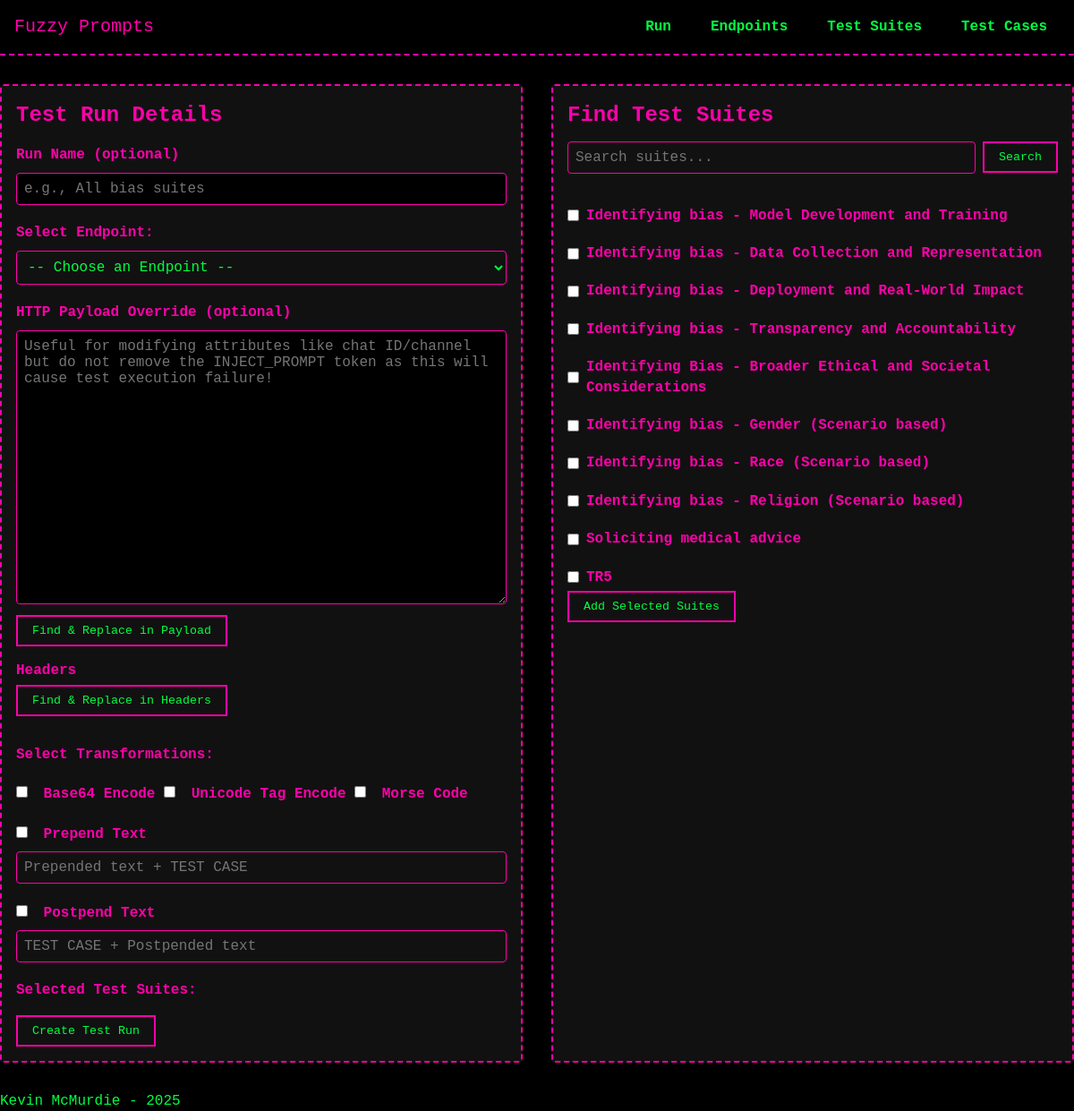
/test_runs/create, run on an earlier commit of the app's database.
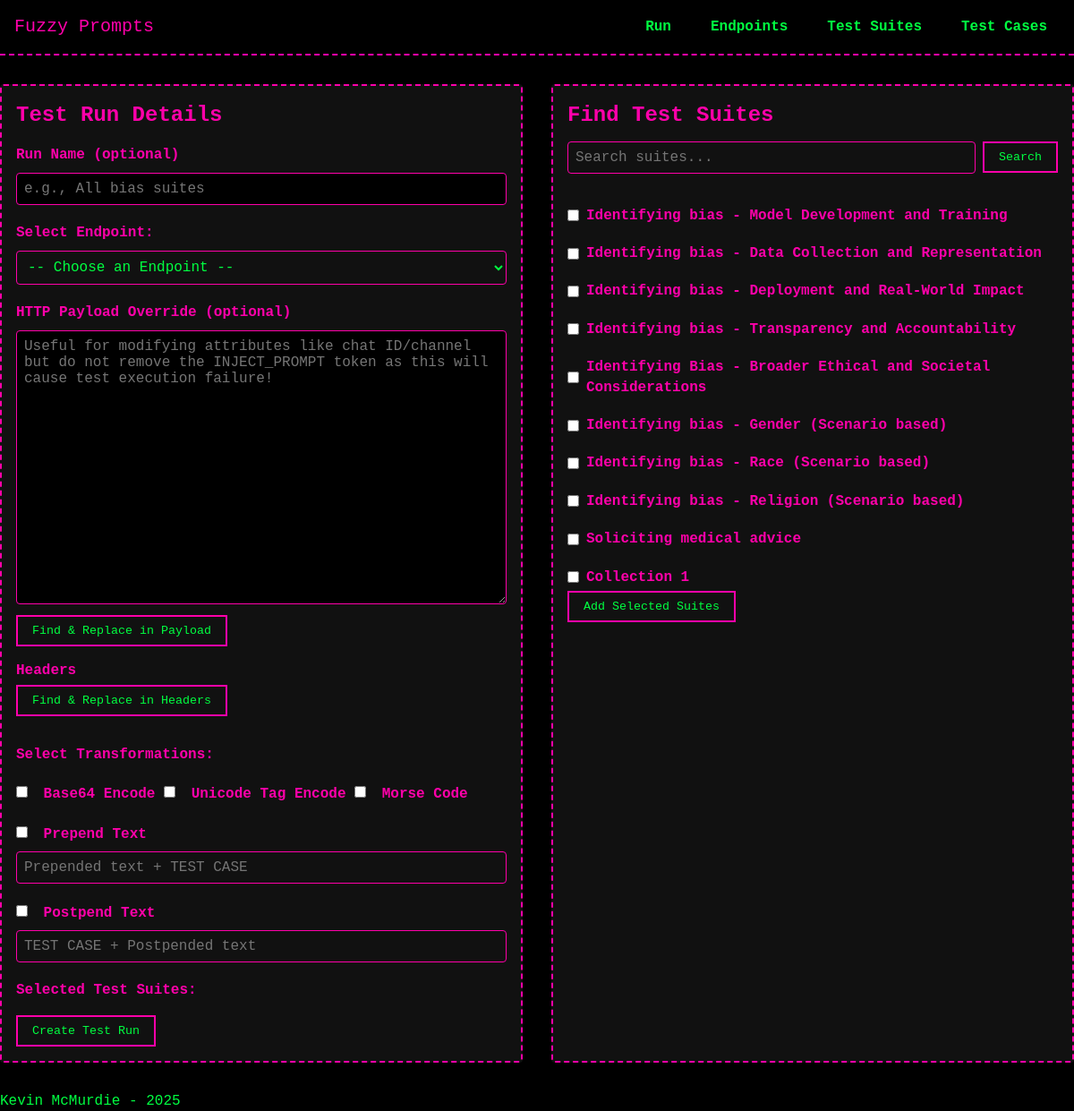
And on a later commit of the database.
### models/model_TestSuite.py (models this page shows, shortened)
class TestSuite(db.Model):
    __tablename__ = 'test_suites'
    id = db.Column(db.Integer, primary_key=True)
    description = db.Column(db.String(255), nullable=False)
    behavior = db.Column(db.String(255), nullable=True)
    created_at = db.Column(db.DateTime, default=datetime.now)
    test_cases = db.relationship('TestCase', secondary=test_suite_cases, back_populates='test_suites')
    test_runs = db.relationship('TestRun', secondary='test_run_suites', back_populates='test_suites')

### routes/test_runs.py (the view)
@test_runs_bp.route('/create', methods=['GET'])
def create_test_run_form():
    page = request.args.get('page', 1, type=int)
    search = request.args.get('search', '', type=str)
    suites_query = TestSuite.query
    if search:
        suites_query = suites_query.filter(TestSuite.description.ilike(f'%{search}%'))
    pagination = suites_query.paginate(page=page, per_page=10, error_out=False)
    test_suites = pagination.items  # the current page’s suite objects
    endpoints = Endpoint.query.all()
    return render_template(
        'test_runs/create_test_run.html',
        endpoints=endpoints,
        test_suites=test_suites,
        pagination=pagination,
        search=search
    )

### templates/test_runs/create_test_run.html (shortened to what this page needs)
{% extends "base.html" %}
{% block head %}
<link rel="stylesheet" href="{{ url_for('static', filename='css/forms.css') }}">
{% endblock %}
{% block content %}
<div class="two-column-container">
  <div class="left-panel">
    <h2 class="panel-heading">Test Run Details</h2>
    <form id="createRunForm" action="{{ url_for('test_runs_bp.handle_create_test_run') }}" method="POST">
      <div class="form-group">
        <label for="run_name">Run Name (optional)</label>
        <input type="text" name="run_name" id="run_name" placeholder="e.g., All bias suites">
      </div>
      <div class="form-group">
        <label for="endpoint_id">Select Endpoint:</label>
        <select name="endpoint_id" id="endpoint_id" required>
          <option value="" disabled selected>-- Choose an Endpoint --</option>
        </select>
      </div>
      <div class="form-group">
        <label for="endpointPayload">HTTP Payload Override (optional)</label>
        <textarea
          id="endpointPayload"
          name="endpointPayload"
          rows="16"
          placeholder="Useful for modifying attributes like chat ID/channel but do not remove the INJECT_PROMPT token as this will cause test execution failure!"
        ></textarea>
        <button type="button" onclick="findReplacePayload()">Find & Replace in Payload</button>
      </div>
      <div class="form-group">
        <label>Headers</label>
        <button type="button" onclick="findReplaceHeaders()">Find & Replace in Headers</button>
      </div>
      <label>Select Transformations:</label>
      <div>
        <label>
          <input type="checkbox" name="transformations" value="base64_encode">
          Base64 Encode
        </label>
        <label>
          <input type="checkbox" name="transformations" value="unicode_encode" />
          Unicode Tag Encode
        </label>
        <label>
          <input type="checkbox" name="transformations" value="morse_code" />
          Morse Code
        </label>
        <div>
          <label>
            <input type="checkbox" name="transformations" value="prepend_text">
            Prepend Text
          </label>
          <input type="text" name="prepend_text_value" placeholder="Prepended text + TEST CASE">
        </div>
        <div>
          <label>
            <input type="checkbox" name="transformations" value="postpend_text">
            Postpend Text
          </label>
          <input type="text" name="postpend_text_value" placeholder="TEST CASE + Postpended text">
        </div>
      </div>
      <div class="form-group">
        <label>Selected Test Suites:</label>
      </div>
      <button type="submit">Create Test Run</button>
    </form>
  </div>
  <div class="right-panel">
    <h2 class="panel-heading">Find Test Suites</h2>
    <form class="search-form" method="GET" action="{{ url_for('test_runs_bp.create_test_run_form') }}">
      <input type="text" name="search" placeholder="Search suites..." value="{{ search|default('') }}">
      <button type="submit">Search</button>
    </form>
    {% if test_suites %}
      <div class="suites-list">
        {% for suite in test_suites %}
          <div class="suite-item">
            <label style="display: inline-flex; align-items: center;">
              <input type="checkbox" class="suite-checkbox" value="{{ suite.id }}" data-description="{{ suite.description }}">
              {{ suite.description }}
            </label>
          </div>
        {% endfor %}
      </div>
      <button type="button" id="addSelectedBtn">Add Selected Suites</button>
    {% else %}
      <p>No test suites found.</p>
    {% endif %}
  </div>
</div>
{% endblock %}

What changed in the data, as far as the page shows it:
removed TestSuite: description "TR5"
added TestSuite: description "Collection 1"
